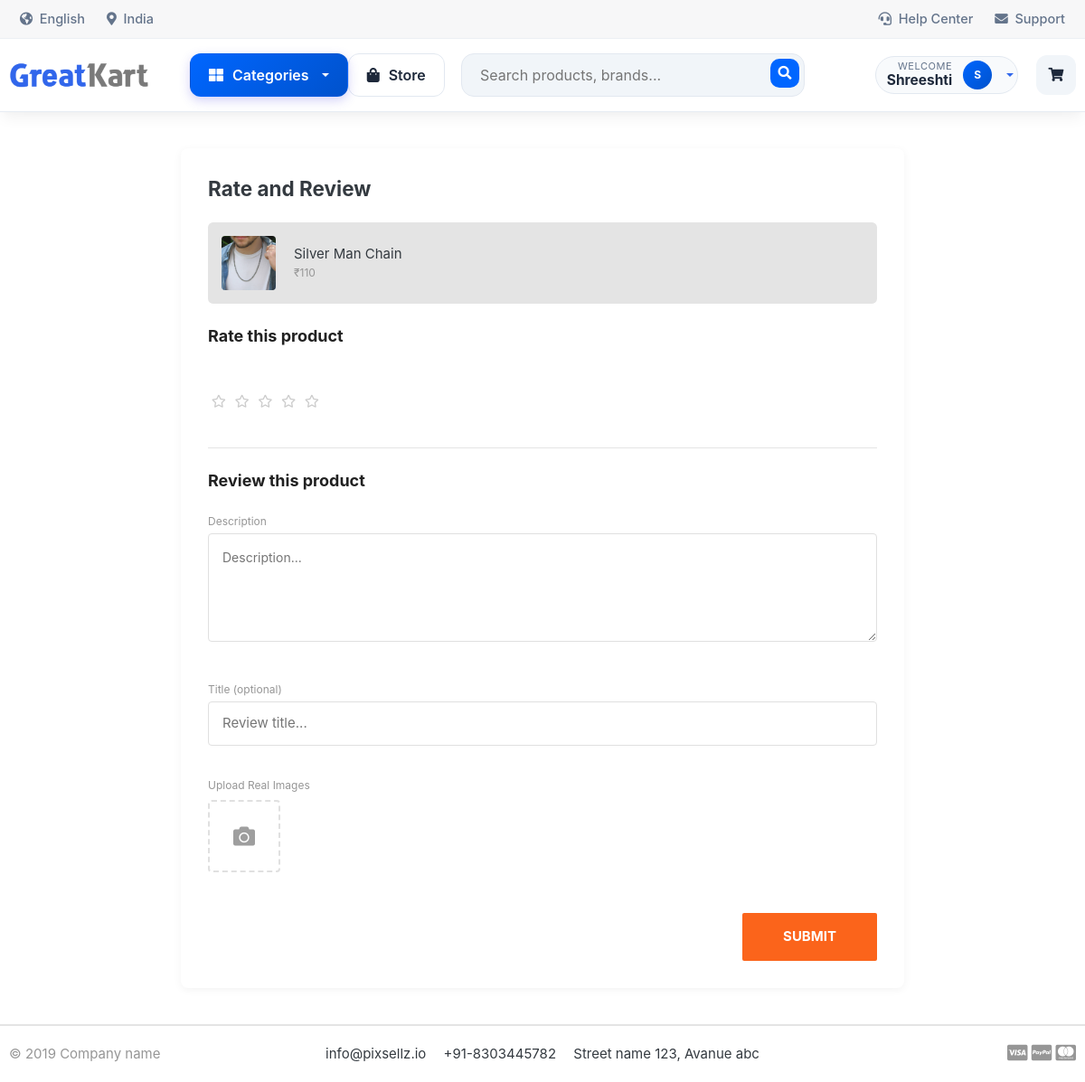
The app's page /store/write_review/13/ (signed in) with its own data.
### accounts/models.py (models this page shows, shortened)
class Account(AbstractBaseUser, PermissionsMixin):
    ROLE_CHOICES = (
        ('customer', 'Customer'),
        ('distributor', 'Distributor'),
    )
    first_name = models.CharField(max_length=50)
    last_name  = models.CharField(max_length=50)
    username   = models.CharField(max_length=50, unique=True)
    email      = models.EmailField(max_length=50, unique=True)
    phone_num  = models.CharField(max_length=20, blank=True, null=True)
    role = models.CharField(max_length=20, choices=ROLE_CHOICES, default='customer')
    date_joined = models.DateTimeField(auto_now_add=True)
    last_login  = models.DateTimeField(auto_now=True)
    is_admin  = models.BooleanField(default=False)
    is_staff  = models.BooleanField(default=False)
    is_active = models.BooleanField(default=True)
    USERNAME_FIELD = 'email'
    REQUIRED_FIELDS = ['username', 'first_name', 'last_name']
    objects = MyAccountManager()

### store/models.py (models this page shows, shortened)
class Product(models.Model):
    distributor = models.ForeignKey(
        "orders.Distributor",   # ✅ correct app
        on_delete=models.CASCADE,
        null=True,
        blank=True,
        related_name="products"
    )
    product_name = models.CharField(max_length=200)
    slug = models.SlugField(max_length=200, unique=True)
    description = models.TextField(blank=True)
    price = models.IntegerField()
    image = models.ImageField(upload_to='photos/products')
    stock = models.IntegerField()
    is_available = models.BooleanField(default=True)
    category = models.ForeignKey(Category, on_delete=models.CASCADE)
    created_date = models.DateTimeField(auto_now_add=True)
    modified_date = models.DateTimeField(auto_now=True)

### store/views.py (the view)
# urls.py: path('write_review/<int:product_id>/', views.write_review, name='write_review'),
@login_required
def write_review(request, product_id):
    product = get_object_or_404(Product, id=product_id)
    has_purchased = OrderItem.objects.filter(order__user=request.user, product_id=product_id, status='Delivered').exists()
    if not has_purchased:
        messages.error(request, "You can only review products that have been delivered to you.")
        return redirect('order_history')
    review = ReviewRating.objects.filter(user=request.user, product=product).first()
    if request.method == 'POST':
        if review:
            form = ReviewForm(request.POST, request.FILES, instance=review)
        else:
            form = ReviewForm(request.POST, request.FILES)
        if form.is_valid():
            data = form.save(commit=False)
            data.user = request.user
            data.product = product
            data.ip = request.META.get('REMOTE_ADDR')
            data.save()
            messages.success(request, "Thank you! Your review has been submitted.")
            return redirect('order_history')
    else:
        form = ReviewForm(instance=review)
    return render(request, 'store/write_review.html', {
        'product': product,
        'form': form,
        'review': review
    })

### store/forms.py
class ReviewForm(forms.ModelForm):
    class Meta:
        model = ReviewRating
        fields = ['subject', 'review', 'rating', 'image']

### category/context_processors.py (called while the page is built)
def menu_categories(request):
    return {
        'menu_categories': Category.objects.all()
    }

### category/models.py (called while the page is built)
    def get_url(self):
        from django.urls import reverse
        return reverse('products_by_category', args=[self.slug])

### store/context_processors.py (called while the page is built)
def cart_count(request):
    count = 0
    if request.user.is_authenticated:
        count = CartItem.objects.filter(cart__user=request.user).count()
    return {
        'cart_count': count
    }

### templates/store/write_review.html (shortened to what this page needs)
{% extends 'base.html' %}
{% load static %}
{% block content %}
<div class="container">
    <div class="review-container">
        <h4 class="mb-4 fw-bold">Rate and Review</h4>
        <div class="d-flex align-items-center mb-4 p-3 bg-light rounded">
            <img src="{{ product.image.url }}" style="width: 60px; height: 60px; object-fit: cover; border-radius: 4px; margin-right: 20px;">
            <div>
                <div class="fw-bold">{{ product.product_name }}</div>
                <div class="text-muted small">₹{{ product.price }}</div>
            </div>
        </div>
        <form action="{% url 'write_review' product.id %}" method="POST" enctype="multipart/form-data">
            <div class="form-section-title">Rate this product</div>
            <div class="rating-stars">
                <label for="star5" title="Excellent"><i class="{% if review.rating >= 5.0 %}fas{% else %}far{% endif %} fa-star"></i></label>
                <label for="star4" title="Good"><i class="{% if review.rating >= 4.0 %}fas{% else %}far{% endif %} fa-star"></i></label>
                <label for="star3" title="Average"><i class="{% if review.rating >= 3.0 %}fas{% else %}far{% endif %} fa-star"></i></label>
                <label for="star2" title="Fair"><i class="{% if review.rating >= 2.0 %}fas{% else %}far{% endif %} fa-star"></i></label>
                <label for="star1" title="Poor"><i class="{% if review.rating >= 1.0 %}fas{% else %}far{% endif %} fa-star"></i></label>
            </div>
            <div class="form-section-title border-top pt-4">Review this product</div>
            <div class="mb-3">
                <label class="small text-muted mb-1">Description</label>
                <textarea name="review" class="custom-textarea" placeholder="Description...">{{ review.review }}</textarea>
            </div>
            <div class="mb-3">
                <label class="small text-muted mb-1">Title (optional)</label>
                <input type="text" name="subject" class="custom-input" placeholder="Review title..." value="{{ review.subject }}">
            </div>
            <div class="mb-5">
                <label class="small text-muted d-block mb-2">Upload Real Images</label>
                <div class="upload-box" onclick="document.getElementById('id_image').click()">
                    <i class="fas fa-camera"></i>
                </div>
            </div>
            <div class="clearfix">
                <button type="submit" class="submit-btn px-5">Submit</button>
            </div>
        </form>
    </div>
</div>
{% endblock %}

### templates/includes/navbar.html (shortened to what this page needs)
{% load static %}
<header class="section-header">
    <div class="top-bar-minimal d-none d-md-block">
        <div class="container d-flex justify-content-between">
            <div class="d-flex">
                <a href="#" class="nav-link"><i class="fas fa-globe-americas mr-1"></i> English</a>
                <a href="#" class="nav-link"><i class="fas fa-map-marker-alt mr-1"></i> India</a>
            </div>
            <div class="d-flex">
                <a href="{% url 'contact' %}" class="nav-link"><i class="fas fa-headset mr-1"></i> Help Center</a>
                <a href="#" class="nav-link"><i class="fas fa-envelope mr-1"></i> Support</a>
            </div>
        </div>
    </div>
    <section class="header-main">
        <div class="container">
            <div class="row align-items-center">
                <div class="col-lg-2 col-md-3 col-6">
                    <a href="/" class="brand-wrap">
                        <img src="{% static 'images/logo.png' %}" alt="Logo">
                    </a>
                </div>
                <div class="col-lg-3 col-md-4 d-none d-lg-flex align-items-center gap-3">
                    <div class="dropdown">
                        <button class="btn-nav-pill btn-categories dropdown-toggle" type="button" data-toggle="dropdown">
                            <i class="fas fa-th-large"></i> Categories
                        </button>
                    </div>
                    <a href="{% url 'store' %}" class="btn-nav-pill btn-store-outline text-decoration-none">
                        <i class="fas fa-shopping-bag"></i> Store
                    </a>
                </div>
                <div class="col-lg-4 col-md-6 order-3 order-lg-2">
                    <form action="{% url 'search' %}" class="search-container" method="GET">
                        <input type="text" class="search-input-modern" placeholder="Search products, brands..." name="keyword">
                        <button class="search-btn-modern" type="submit">
                            <i class="fas fa-search"></i>
                        </button>
                    </form>
                </div>
                <div class="col-lg-3 col-md-3 col-6 order-2 order-lg-3">
                    <div class="widget-container justify-content-end">
                        <div class="dropdown">
                            <a href="#" class="account-widget dropdown-toggle" data-toggle="dropdown" id="accountDropdown">
                                <div class="account-info d-none d-sm-flex text-right">
                                    <span class="account-welcome">Welcome</span>
                                    <span class="account-name">{% if user.is_authenticated %}{{ user.first_name|default:user.username }}{% else %}Guest{% endif %}</span>
                                </div>
                                <div class="account-avatar">
                                    {% if user.is_authenticated %}{{ user.username|first|upper }}{% else %}<i class="fas fa-user"></i>{% endif %}
                                </div>
                            </a>
                        </div>
                        <a href="{% url 'cart' %}" class="cart-widget">
                            <i class="fas fa-shopping-cart"></i>
                        </a>
                    </div>
                </div>
            </div>
        </div>
    </section>
</header>

### E_Commerce/static/css/ui.css (style rules this page uses)
html { font-family: "Inter", sans-serif; font-size: 15px; }
.header-main { position: relative; padding-top: 1rem; padding-bottom: 1rem; }
.rating-stars { display: inline-block; vertical-align: middle; list-style: none; margin: 0; padding: 0; position: relative; white-space: nowrap; clear: both; }
.rating-stars i { font-size: 14px; color: #ccc; display: inline; }

### templates/includes/navbar.html (style rules this page uses)
:root { --nav-bg: rgba(255, 255, 255, 0.85); --accent-primary: #0066ff; --accent-secondary: #0052cc; --text-main: #1e293b; --text-muted: #64748b; --glass-border: rgba(255, 255, 255, 0.2); --shadow-soft: 0 10px 15px -3px rgba(0, 0, 0, 0.05), 0 4px 6px -2px rgba(0, 0, 0, 0.02); --transition-base: all 0.3s cubic-bezier(0.4, 0, 0.2, 1); }
.section-header { font-family: 'Inter', sans-serif; position: sticky; top: 0; z-index: 1000; background: var(--nav-bg); backdrop-filter: blur(16px); -webkit-backdrop-filter: blur(16px); border-bottom: 1px solid rgba(226, 232, 240, 0.8); box-shadow: var(--shadow-soft); }
.top-bar-minimal { background: rgba(15, 23, 42, 0.03); padding: 10px 0; font-size: 14.5px; font-weight: 500; border-bottom: 1px solid rgba(226, 232, 240, 0.5); }
.top-bar-minimal .nav-link { color: var(--text-muted); padding: 0 12px; transition: var(--transition-base); }
.header-main { padding: 16px 0; }
.brand-wrap img { height: 38px; width: auto; transition: var(--transition-base); }
.btn-nav-pill { height: 48px; border-radius: 12px; padding: 0 20px; display: inline-flex; align-items: center; gap: 10px; font-weight: 600; font-size: 16px; transition: var(--transition-base); border: 1px solid transparent; }
.btn-categories { background: linear-gradient(135deg, var(--accent-primary) 0%, var(--accent-secondary) 100%); color: white !important; box-shadow: 0 4px 12px rgba(79, 70, 229, 0.25); }
.btn-store-outline { background: white; border-color: #e2e8f0; color: var(--text-main); }
.search-container { position: relative; max-width: 500px; width: 100%; margin: 0 auto; }
.search-input-modern { width: 100%; height: 48px; background: #f1f5f9; border: 1px solid #e2e8f0; border-radius: 14px; padding: 0 50px 0 20px; font-size: 16px; color: var(--text-main); transition: var(--transition-base); }
.search-btn-modern { position: absolute; right: 6px; top: 6px; width: 32px; height: 32px; background: var(--accent-primary); color: white; border: none; border-radius: 10px; display: flex; align-items: center; justify-content: center; transition: var(--transition-base); }
.widget-container { display: flex; align-items: center; gap: 20px; }
.account-widget { display: flex; align-items: center; gap: 12px; padding: 4px 4px 4px 12px; background: #f8fafc; border: 1px solid #e2e8f0; border-radius: 99px; transition: var(--transition-base); text-decoration: none !important; }
.account-info { display: flex; flex-direction: column; line-height: 1.2; }
.account-welcome { font-size: 11px; color: var(--text-muted); text-transform: uppercase; letter-spacing: 0.05em; }
.account-name { font-size: 15.5px; font-weight: 700; color: var(--text-main); }
.account-avatar { width: 32px; height: 32px; background: linear-gradient(135deg, var(--accent-primary) 0%, var(--accent-secondary) 100%); color: white; border-radius: 50%; display: flex; align-items: center; justify-content: center; font-weight: 700; font-size: 12px; }
.cart-widget { position: relative; width: 44px; height: 44px; background: #f1f5f9; color: var(--text-main); display: flex; align-items: center; justify-content: center; border-radius: 12px; transition: var(--transition-base); text-decoration: none !important; }

### records on screen
Account: first_name "Shreeshti", username|first "S"
Product: image (picture), product_name "Silver Man Chain", price "110"
